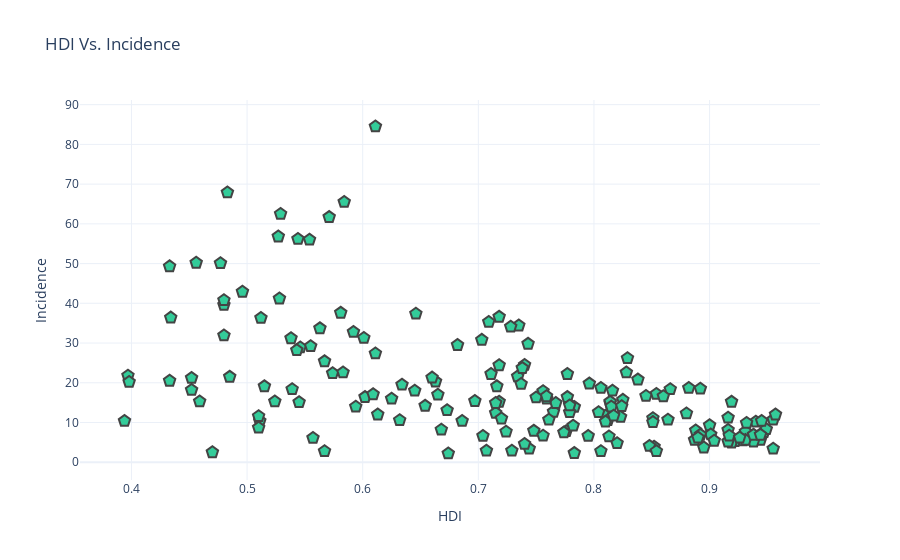

Write notebook code for a chart like this one.
### Code cell
data = [go.Scatter(
    x = df_countries3['Human Development Index (HDI)'],
    y = df_countries3['Incidence'], 
    mode = 'markers',
    marker = dict(  #change the marker style
        size = 12,
        color = 'rgb(51,204,153)',
        symbol = 'pentagon',
        line = dict(
            width = 2,
        )
    )
)]

layout = go.Layout(
    title = 'HDI Vs. Incidence', # Graph title
    xaxis = dict(title = 'HDI'), # x-axis label
    yaxis = dict(title = 'Incidence'), # y-axis label
    hovermode = 'closest' # handles multiple points landing on the same vertical 
)
fig = go.Figure(data=data, layout=layout)
#pyo.plot(fig, filename='scatter.html')
fig.show()

### Figure 1 — Plotly figure (JSON) as saved in the notebook; plotly's stock layout.template omitted (floating-point values rounded to 4 significant figures; data arrays with more than 128 entries replaced by an {"elided": "..."} marker saying what was removed)
{"data": [{"marker": {"color": "rgb(51,204,153)", "line": {"width": 2}, "size": 12, "symbol": "pentagon"}, "mode": "markers", "type": "scatter", "x": {"elided": "174 float values"}, "y": {"elided": "174 float values"}}], "layout": {"hovermode": "closest", "title": {"text": "HDI Vs. Incidence"}, "xaxis": {"title": {"text": "HDI"}}, "yaxis": {"title": {"text": "Incidence"}}}}
